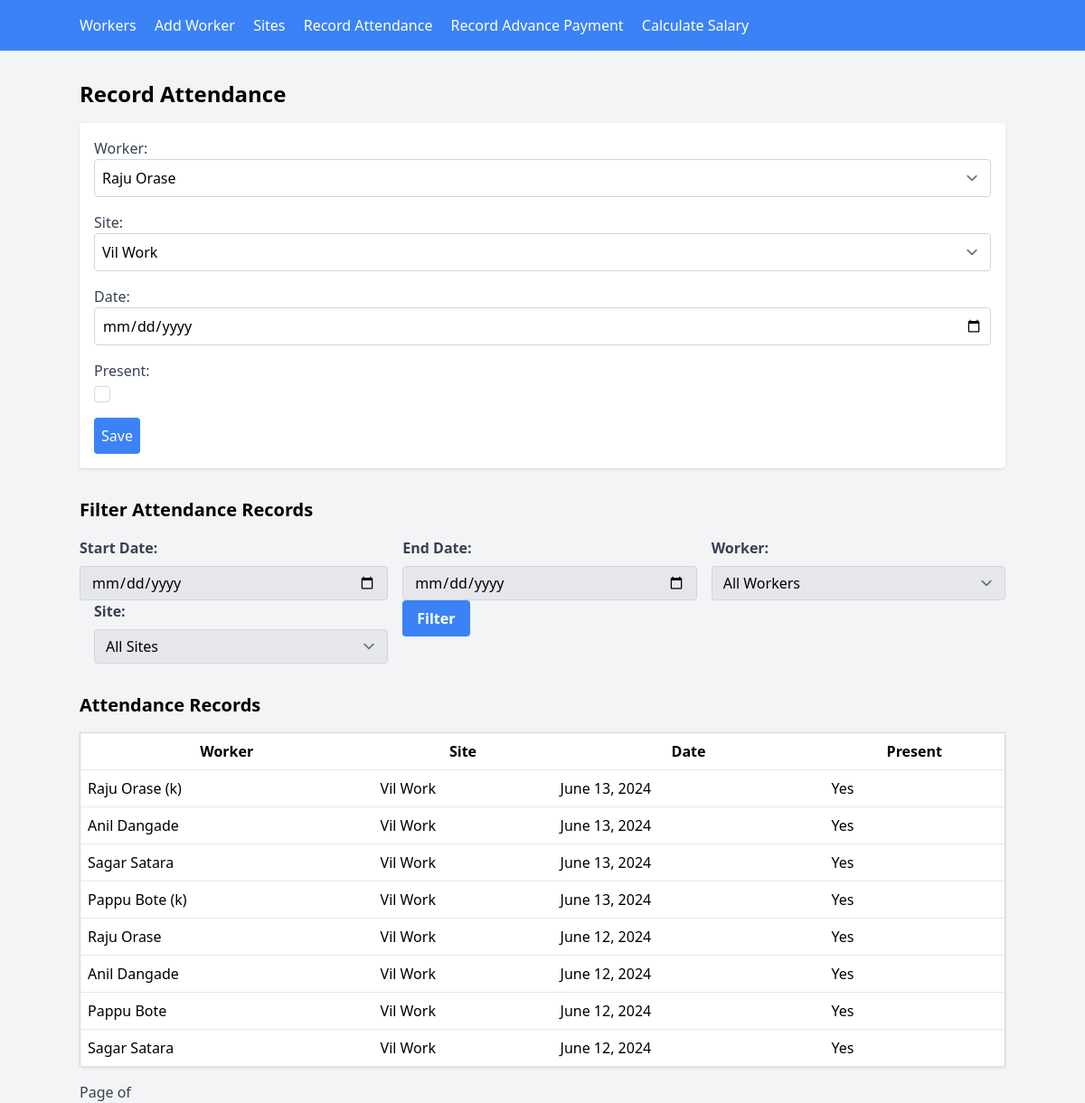
Screenshot of /record_attendance/ with the database file from the repository.
### attendance/models.py (models this page shows, shortened)
class Attendance(models.Model):
    worker = models.ForeignKey(Worker, on_delete=models.CASCADE)
    site = models.ForeignKey(Site, on_delete=models.CASCADE)
    date = models.DateField()
    present = models.BooleanField()

class Worker(models.Model):
    name = models.CharField(max_length=100)
    role = models.CharField(max_length=100)
    daily_rate = models.DecimalField(max_digits=10, decimal_places=2)  # Daily wage rate
    contact_info = models.CharField(max_length=100)

class Site(models.Model):
    name = models.CharField(max_length=100)
    location = models.CharField(max_length=100)

### attendance/views.py (the view, shortened to what this page needs)
# urls.py: path('record_attendance/', views.record_attendance, name='record_attendance'),
def record_attendance(request):
    workers = Worker.objects.all()
    sites = Site.objects.all()
    attendance_records = Attendance.objects.all()
    start_date = request.GET.get('start_date')
    end_date = request.GET.get('end_date')
    if start_date and end_date:
        attendance_records = attendance_records.filter(date__range=[start_date, end_date])
    worker_id = request.GET.get('worker_id')
    if worker_id:
        attendance_records = attendance_records.filter(worker__id=worker_id)
    site_id = request.GET.get('site_id')
    if site_id:
        attendance_records = attendance_records.filter(site__id=site_id)
    sort_by = request.GET.get('sort_by', '-date')
    if sort_by:
        attendance_records = attendance_records.order_by(sort_by)
    paginator = Paginator(attendance_records, 10)  # Show 10 records per page
    page_number = request.GET.get('page')
    page_obj = paginator.get_page(page_number)
    return render(request, 'attendance/attendance_form.html', {
        'workers': workers,
        'sites': sites,
        'attendance_records': attendance_records,
        'start_date': start_date,
        'end_date': end_date,
        'worker_id': worker_id,
        'site_id': site_id,
        'sort_by': sort_by,
    })

### attendance/templates/attendance/attendance_form.html (shortened to what this page needs)
{% extends "attendance/base.html" %}
{% block content %}
    <h1 class="text-2xl font-bold mb-4">Record Attendance</h1>
    <form method="post" action="{% url 'record_attendance' %}" class="bg-white p-4 rounded shadow">
        <div class="mb-4">
            <label for="worker" class="block text-gray-700">Worker:</label>
            <select name="worker" id="worker" class="border border-gray-300 p-2 rounded w-full">
                {% for worker in workers %}
                    <option value="{{ worker.id }}">{{ worker.name }}</option>
                {% endfor %}
            </select>
        </div>
        <div class="mb-4">
            <label for="site" class="block text-gray-700">Site:</label>
            <select name="site" id="site" class="border border-gray-300 p-2 rounded w-full">
                {% for site in sites %}
                    <option value="{{ site.id }}">{{ site.name }}</option>
                {% endfor %}
            </select>
        </div>
        <div class="mb-4">
            <label for="date" class="block text-gray-700">Date:</label>
            <input type="date" name="date" id="date" class="border border-gray-300 p-2 rounded w-full" required>
        </div>
        <div class="mb-4">
            <label for="present" class="block text-gray-700">Present:</label>
            <input type="checkbox" name="present" id="present" class="border border-gray-300 p-2 rounded">
        </div>
        <button type="submit" class="bg-blue-500 text-white p-2 rounded hover:bg-blue-700 transition duration-300">Save</button>
    </form>
    <h2 class="text-xl font-bold mt-8 mb-4">Filter Attendance Records</h2>
    <form method="get" class="mb-8">
        <div class="flex flex-wrap mb-4">
            <div class="w-full md:w-1/3 mb-4 md:mb-0">
                <label for="start_date" class="block text-gray-700 font-bold mb-2">Start Date:</label>
                <input type="date" name="start_date" id="start_date" value="{{ start_date }}" class="block w-full bg-gray-200 border border-gray-300 rounded py-2 px-3 leading-tight focus:outline-none focus:bg-white focus:border-gray-500">
            </div>
            <div class="w-full md:w-1/3 mb-4 md:mb-0 md:pl-4">
                <label for="end_date" class="block text-gray-700 font-bold mb-2">End Date:</label>
                <input type="date" name="end_date" id="end_date" value="{{ end_date }}" class="block w-full bg-gray-200 border border-gray-300 rounded py-2 px-3 leading-tight focus:outline-none focus:bg-white focus:border-gray-500">
            </div>
            <div class="w-full md:w-1/3 mb-4 md:mb-0 md:pl-4">
                <label for="worker_id" class="block text-gray-700 font-bold mb-2">Worker:</label>
                <select name="worker_id" id="worker_id" class="block w-full bg-gray-200 border border-gray-300 rounded py-2 px-3 leading-tight focus:outline-none focus:bg-white focus:border-gray-500">
                    <option value="">All Workers</option>
                </select>
            </div>
            <div class="w-full md:w-1/3 mb-4 md:mb-0 md:pl-4">
                <label for="site_id" class="block text-gray-700 font-bold mb-2">Site:</label>
                <select name="site_id" id="site_id" class="block w-full bg-gray-200 border border-gray-300 rounded py-2 px-3 leading-tight focus:outline-none focus:bg-white focus:border-gray-500">
                    <option value="">All Sites</option>
                </select>
            </div>
            <div class="w-full md:w-1/3 md:pl-4 mt-4 md:mt-0">
                <button type="submit" class="bg-blue-500 hover:bg-blue-700 text-white font-bold py-2 px-4 rounded focus:outline-none focus:shadow-outline">Filter</button>
            </div>
        </div>
    </form>
    <h2 class="text-xl font-bold mt-8 mb-4">Attendance Records</h2>
    <table class="min-w-full bg-white border border-gray-300 rounded shadow">
        <thead>
            <tr>
                <th class="p-2 border-b">
                    <a href="?sort_by=worker__name" class="hover:underline">Worker</a>
                </th>
                <th class="p-2 border-b">
                    <a href="?sort_by=site__name" class="hover:underline">Site</a>
                </th>
                <th class="p-2 border-b">
                    <a href="?sort_by=date" class="hover:underline">Date</a>
                </th>
                <th class="p-2 border-b">
                    <a href="?sort_by=present" class="hover:underline">Present</a>
                </th>
            </tr>
        </thead>
        <tbody>
            {% for record in attendance_records %}
            <tr class="hover:bg-gray-100 transition duration-300">
                <td class="p-2 border-b">{{ record.worker.name }}</td>
                <td class="p-2 border-b">{{ record.site.name }}</td>
                <td class="p-2 border-b">{{ record.date }}</td>
                <td class="p-2 border-b">{{ record.present|yesno:"Yes,No" }}</td>
            </tr>
            {% endfor %}
        </tbody>
    </table>
    <div class="mt-4">
        <span class="text-gray-700">Page {{ attendance_records.number }} of {{ attendance_records.paginator.num_pages }}</span>
    </div>
</div>
{% endblock %}

### rows the page displays
Attendance: worker.name "Raju Orase (k)", site.name "Vil Work", date "June 13, 2024", present "Yes"
Attendance: worker.name "Anil Dangade", site.name "Vil Work", date "June 13, 2024", present "Yes"
Attendance: worker.name "Sagar Satara", site.name "Vil Work", date "June 13, 2024", present "Yes"
Attendance: worker.name "Pappu Bote (k)", site.name "Vil Work", date "June 13, 2024", present "Yes"
Attendance: worker.name "Raju Orase", site.name "Vil Work", date "June 12, 2024", present "Yes"
Attendance: worker.name "Anil Dangade", site.name "Vil Work", date "June 12, 2024", present "Yes"
Attendance: worker.name "Pappu Bote", site.name "Vil Work", date "June 12, 2024", present "Yes"
Attendance: worker.name "Sagar Satara", site.name "Vil Work", date "June 12, 2024", present "Yes"

### other values shown
form field worker "Raju Orase"
form field site "Vil Work"
